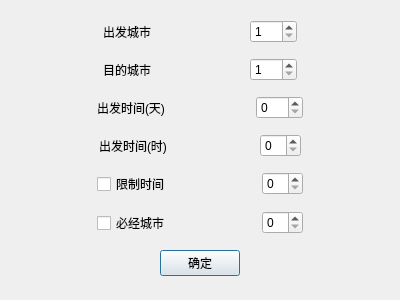
<?xml version="1.0" encoding="UTF-8"?>
<ui version="4.0">
 <class>input_person</class>
 <widget class="QDialog" name="input_person">
  <property name="geometry">
   <rect>
    <x>0</x>
    <y>0</y>
    <width>400</width>
    <height>300</height>
   </rect>
  </property>
  <property name="windowTitle">
   <string>Dialog</string>
  </property>
  <layout class="QGridLayout" name="gridLayout">
   <item row="0" column="0">
    <layout class="QHBoxLayout" name="horizontalLayout_3">
     <item>
      <spacer name="horizontalSpacer_14">
       <property name="orientation">
        <enum>Qt::Horizontal</enum>
       </property>
       <property name="sizeHint" stdset="0">
        <size>
         <width>40</width>
         <height>20</height>
        </size>
       </property>
      </spacer>
     </item>
     <item>
      <widget class="QLabel" name="startcity_2">
       <property name="text">
        <string>出发城市</string>
       </property>
      </widget>
     </item>
     <item>
      <spacer name="horizontalSpacer_15">
       <property name="orientation">
        <enum>Qt::Horizontal</enum>
       </property>
       <property name="sizeHint" stdset="0">
        <size>
         <width>40</width>
         <height>20</height>
        </size>
       </property>
      </spacer>
     </item>
     <item>
      <widget class="QSpinBox" name="startcitybox_2">
       <property name="minimum">
        <number>1</number>
       </property>
       <property name="maximum">
        <number>999</number>
       </property>
      </widget>
     </item>
     <item>
      <spacer name="horizontalSpacer_16">
       <property name="orientation">
        <enum>Qt::Horizontal</enum>
       </property>
       <property name="sizeHint" stdset="0">
        <size>
         <width>40</width>
         <height>20</height>
        </size>
       </property>
      </spacer>
     </item>
    </layout>
   </item>
   <item row="1" column="0">
    <layout class="QHBoxLayout" name="horizontalLayout_4">
     <item>
      <spacer name="horizontalSpacer_17">
       <property name="orientation">
        <enum>Qt::Horizontal</enum>
       </property>
       <property name="sizeHint" stdset="0">
        <size>
         <width>40</width>
         <height>20</height>
        </size>
       </property>
      </spacer>
     </item>
     <item>
      <widget class="QLabel" name="destcity_2">
       <property name="text">
        <string>目的城市</string>
       </property>
      </widget>
     </item>
     <item>
      <spacer name="horizontalSpacer_18">
       <property name="orientation">
        <enum>Qt::Horizontal</enum>
       </property>
       <property name="sizeHint" stdset="0">
        <size>
         <width>40</width>
         <height>20</height>
        </size>
       </property>
      </spacer>
     </item>
     <item>
      <widget class="QSpinBox" name="destcitybox_2">
       <property name="minimum">
        <number>1</number>
       </property>
       <property name="maximum">
        <number>999</number>
       </property>
      </widget>
     </item>
     <item>
      <spacer name="horizontalSpacer_19">
       <property name="orientation">
        <enum>Qt::Horizontal</enum>
       </property>
       <property name="sizeHint" stdset="0">
        <size>
         <width>40</width>
         <height>20</height>
        </size>
       </property>
      </spacer>
     </item>
    </layout>
   </item>
   <item row="2" column="0">
    <layout class="QHBoxLayout" name="horizontalLayout_2">
     <item>
      <spacer name="horizontalSpacer_21">
       <property name="orientation">
        <enum>Qt::Horizontal</enum>
       </property>
       <property name="sizeHint" stdset="0">
        <size>
         <width>40</width>
         <height>20</height>
        </size>
       </property>
      </spacer>
     </item>
     <item>
      <widget class="QLabel" name="label">
       <property name="text">
        <string>出发时间(天)</string>
       </property>
      </widget>
     </item>
     <item>
      <spacer name="horizontalSpacer_25">
       <property name="orientation">
        <enum>Qt::Horizontal</enum>
       </property>
       <property name="sizeHint" stdset="0">
        <size>
         <width>40</width>
         <height>20</height>
        </size>
       </property>
      </spacer>
     </item>
     <item>
      <widget class="QSpinBox" name="departtime">
       <property name="maximum">
        <number>999</number>
       </property>
      </widget>
     </item>
     <item>
      <spacer name="horizontalSpacer_26">
       <property name="orientation">
        <enum>Qt::Horizontal</enum>
       </property>
       <property name="sizeHint" stdset="0">
        <size>
         <width>40</width>
         <height>20</height>
        </size>
       </property>
      </spacer>
     </item>
    </layout>
   </item>
   <item row="3" column="0">
    <layout class="QHBoxLayout" name="horizontalLayout_7">
     <item>
      <spacer name="horizontalSpacer_5">
       <property name="orientation">
        <enum>Qt::Horizontal</enum>
       </property>
       <property name="sizeHint" stdset="0">
        <size>
         <width>40</width>
         <height>20</height>
        </size>
       </property>
      </spacer>
     </item>
     <item>
      <widget class="QLabel" name="label_2">
       <property name="text">
        <string>出发时间(时)</string>
       </property>
      </widget>
     </item>
     <item>
      <spacer name="horizontalSpacer_6">
       <property name="orientation">
        <enum>Qt::Horizontal</enum>
       </property>
       <property name="sizeHint" stdset="0">
        <size>
         <width>40</width>
         <height>20</height>
        </size>
       </property>
      </spacer>
     </item>
     <item>
      <widget class="QSpinBox" name="departtimeH"/>
     </item>
     <item>
      <spacer name="horizontalSpacer_7">
       <property name="orientation">
        <enum>Qt::Horizontal</enum>
       </property>
       <property name="sizeHint" stdset="0">
        <size>
         <width>40</width>
         <height>20</height>
        </size>
       </property>
      </spacer>
     </item>
    </layout>
   </item>
   <item row="4" column="0">
    <layout class="QHBoxLayout" name="horizontalLayout_6">
     <item>
      <spacer name="horizontalSpacer">
       <property name="orientation">
        <enum>Qt::Horizontal</enum>
       </property>
       <property name="sizeHint" stdset="0">
        <size>
         <width>47</width>
         <height>20</height>
        </size>
       </property>
      </spacer>
     </item>
     <item>
      <widget class="QCheckBox" name="timecheck">
       <property name="text">
        <string>限制时间</string>
       </property>
      </widget>
     </item>
     <item>
      <spacer name="horizontalSpacer_3">
       <property name="orientation">
        <enum>Qt::Horizontal</enum>
       </property>
       <property name="sizeHint" stdset="0">
        <size>
         <width>40</width>
         <height>20</height>
        </size>
       </property>
      </spacer>
     </item>
     <item>
      <widget class="QSpinBox" name="timelimit"/>
     </item>
     <item>
      <spacer name="horizontalSpacer_2">
       <property name="orientation">
        <enum>Qt::Horizontal</enum>
       </property>
       <property name="sizeHint" stdset="0">
        <size>
         <width>46</width>
         <height>20</height>
        </size>
       </property>
      </spacer>
     </item>
    </layout>
   </item>
   <item row="5" column="0">
    <layout class="QHBoxLayout" name="horizontalLayout_5">
     <item>
      <spacer name="horizontalSpacer_20">
       <property name="orientation">
        <enum>Qt::Horizontal</enum>
       </property>
       <property name="sizeHint" stdset="0">
        <size>
         <width>40</width>
         <height>20</height>
        </size>
       </property>
      </spacer>
     </item>
     <item>
      <widget class="QCheckBox" name="citycheck">
       <property name="text">
        <string>必经城市</string>
       </property>
      </widget>
     </item>
     <item>
      <spacer name="horizontalSpacer_4">
       <property name="orientation">
        <enum>Qt::Horizontal</enum>
       </property>
       <property name="sizeHint" stdset="0">
        <size>
         <width>40</width>
         <height>20</height>
        </size>
       </property>
      </spacer>
     </item>
     <item>
      <widget class="QSpinBox" name="citylimit"/>
     </item>
     <item>
      <spacer name="horizontalSpacer_22">
       <property name="orientation">
        <enum>Qt::Horizontal</enum>
       </property>
       <property name="sizeHint" stdset="0">
        <size>
         <width>40</width>
         <height>20</height>
        </size>
       </property>
      </spacer>
     </item>
    </layout>
   </item>
   <item row="6" column="0">
    <layout class="QHBoxLayout" name="horizontalLayout">
     <item>
      <spacer name="horizontalSpacer_23">
       <property name="orientation">
        <enum>Qt::Horizontal</enum>
       </property>
       <property name="sizeHint" stdset="0">
        <size>
         <width>40</width>
         <height>20</height>
        </size>
       </property>
      </spacer>
     </item>
     <item>
      <widget class="QPushButton" name="confirmbtn_2">
       <property name="text">
        <string>确定</string>
       </property>
      </widget>
     </item>
     <item>
      <spacer name="horizontalSpacer_24">
       <property name="orientation">
        <enum>Qt::Horizontal</enum>
       </property>
       <property name="sizeHint" stdset="0">
        <size>
         <width>40</width>
         <height>20</height>
        </size>
       </property>
      </spacer>
     </item>
    </layout>
   </item>
  </layout>
 </widget>
 <resources/>
 <connections/>
</ui>
